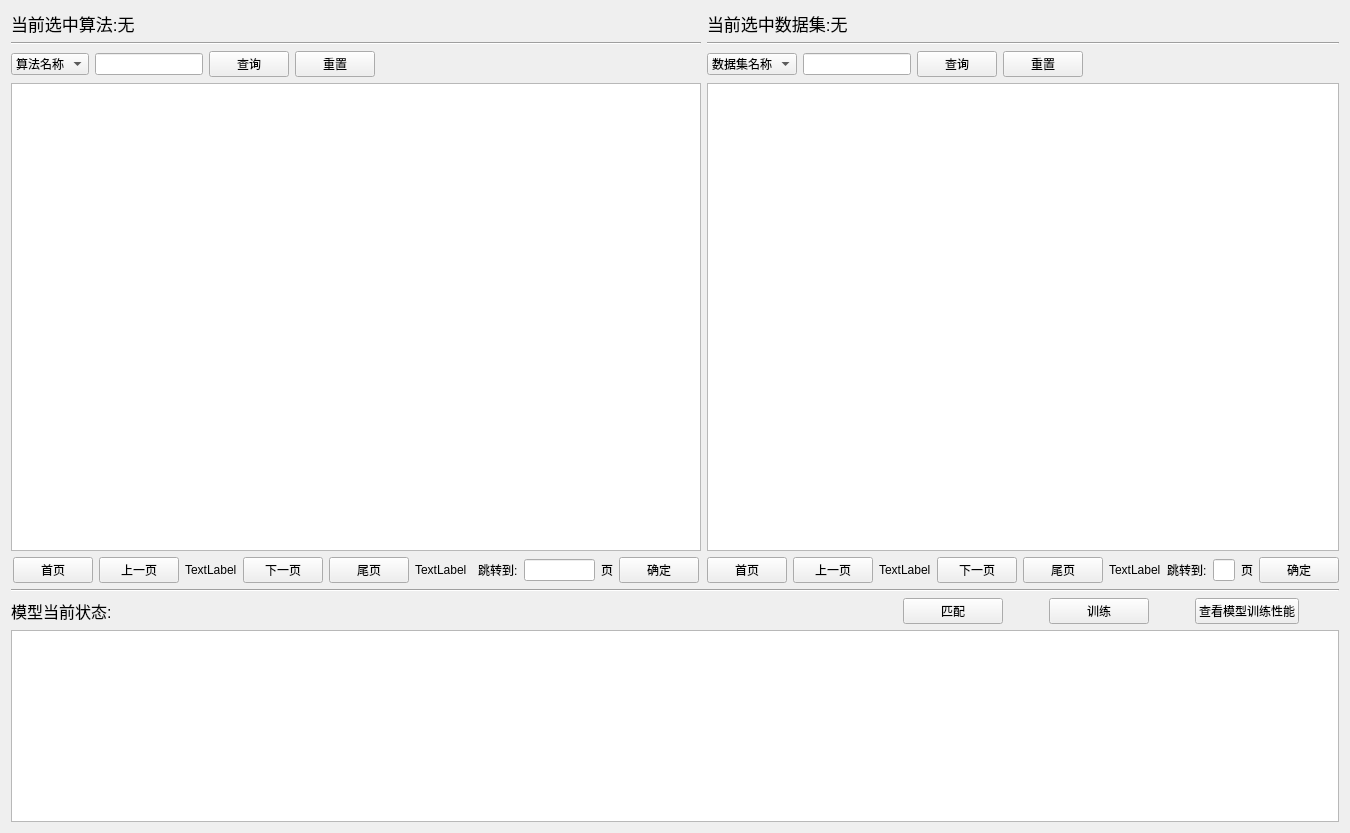
<?xml version="1.0" encoding="UTF-8"?>
<ui version="4.0">
 <class>Trainning</class>
 <widget class="QWidget" name="Trainning">
  <property name="geometry">
   <rect>
    <x>0</x>
    <y>0</y>
    <width>1350</width>
    <height>833</height>
   </rect>
  </property>
  <property name="windowTitle">
   <string>Form</string>
  </property>
  <layout class="QVBoxLayout" name="verticalLayout_3">
   <item>
    <layout class="QHBoxLayout" name="horizontalLayout" stretch="3,1">
     <item>
      <layout class="QVBoxLayout" name="verticalLayout">
       <item>
        <widget class="QLabel" name="label_algname">
         <property name="font">
          <font>
           <pointsize>13</pointsize>
          </font>
         </property>
         <property name="text">
          <string>当前选中算法:无</string>
         </property>
        </widget>
       </item>
       <item>
        <widget class="Line" name="line">
         <property name="orientation">
          <enum>Qt::Horizontal</enum>
         </property>
        </widget>
       </item>
       <item>
        <layout class="QHBoxLayout" name="horizontalLayout_3">
         <item>
          <widget class="QComboBox" name="comboBox">
           <property name="sizePolicy">
            <sizepolicy hsizetype="Fixed" vsizetype="Fixed">
             <horstretch>0</horstretch>
             <verstretch>0</verstretch>
            </sizepolicy>
           </property>
           <item>
            <property name="text">
             <string>算法名称</string>
            </property>
           </item>
           <item>
            <property name="text">
             <string>算法类型</string>
            </property>
           </item>
          </widget>
         </item>
         <item>
          <widget class="QLineEdit" name="lineEdit">
           <property name="sizePolicy">
            <sizepolicy hsizetype="Fixed" vsizetype="Fixed">
             <horstretch>0</horstretch>
             <verstretch>0</verstretch>
            </sizepolicy>
           </property>
          </widget>
         </item>
         <item>
          <widget class="QPushButton" name="pushButton">
           <property name="sizePolicy">
            <sizepolicy hsizetype="Fixed" vsizetype="Fixed">
             <horstretch>0</horstretch>
             <verstretch>0</verstretch>
            </sizepolicy>
           </property>
           <property name="text">
            <string>查询</string>
           </property>
          </widget>
         </item>
         <item>
          <widget class="QPushButton" name="pushButton_11">
           <property name="text">
            <string>重置</string>
           </property>
          </widget>
         </item>
         <item>
          <spacer name="horizontalSpacer_3">
           <property name="orientation">
            <enum>Qt::Horizontal</enum>
           </property>
           <property name="sizeType">
            <enum>QSizePolicy::Expanding</enum>
           </property>
           <property name="sizeHint" stdset="0">
            <size>
             <width>40</width>
             <height>20</height>
            </size>
           </property>
          </spacer>
         </item>
        </layout>
       </item>
       <item>
        <widget class="QTableWidget" name="algorithm_tableWidget"/>
       </item>
       <item>
        <layout class="QHBoxLayout" name="horizontalLayout_4">
         <item>
          <spacer name="horizontalSpacer_12">
           <property name="orientation">
            <enum>Qt::Horizontal</enum>
           </property>
           <property name="sizeHint" stdset="0">
            <size>
             <width>40</width>
             <height>20</height>
            </size>
           </property>
          </spacer>
         </item>
         <item>
          <widget class="QPushButton" name="pushButton_2">
           <property name="text">
            <string>首页</string>
           </property>
          </widget>
         </item>
         <item>
          <widget class="QPushButton" name="pushButton_3">
           <property name="text">
            <string>上一页</string>
           </property>
          </widget>
         </item>
         <item>
          <widget class="QLabel" name="label_3">
           <property name="text">
            <string>TextLabel</string>
           </property>
          </widget>
         </item>
         <item>
          <widget class="QPushButton" name="pushButton_4">
           <property name="text">
            <string>下一页</string>
           </property>
          </widget>
         </item>
         <item>
          <widget class="QPushButton" name="pushButton_5">
           <property name="text">
            <string>尾页</string>
           </property>
          </widget>
         </item>
         <item>
          <widget class="QLabel" name="label">
           <property name="text">
            <string>TextLabel</string>
           </property>
          </widget>
         </item>
         <item>
          <spacer name="horizontalSpacer_13">
           <property name="orientation">
            <enum>Qt::Horizontal</enum>
           </property>
           <property name="sizeHint" stdset="0">
            <size>
             <width>40</width>
             <height>20</height>
            </size>
           </property>
          </spacer>
         </item>
         <item>
          <spacer name="horizontalSpacer_4">
           <property name="orientation">
            <enum>Qt::Horizontal</enum>
           </property>
           <property name="sizeHint" stdset="0">
            <size>
             <width>40</width>
             <height>20</height>
            </size>
           </property>
          </spacer>
         </item>
         <item>
          <widget class="QLabel" name="label_7">
           <property name="text">
            <string>跳转到:</string>
           </property>
          </widget>
         </item>
         <item>
          <widget class="QLineEdit" name="lineEdit_4"/>
         </item>
         <item>
          <widget class="QLabel" name="label_8">
           <property name="text">
            <string>页</string>
           </property>
          </widget>
         </item>
         <item>
          <widget class="QPushButton" name="pushButton_13">
           <property name="text">
            <string>确定</string>
           </property>
          </widget>
         </item>
         <item>
          <spacer name="horizontalSpacer_14">
           <property name="orientation">
            <enum>Qt::Horizontal</enum>
           </property>
           <property name="sizeHint" stdset="0">
            <size>
             <width>40</width>
             <height>20</height>
            </size>
           </property>
          </spacer>
         </item>
        </layout>
       </item>
      </layout>
     </item>
     <item>
      <layout class="QVBoxLayout" name="verticalLayout_2">
       <item>
        <widget class="QLabel" name="label_setname">
         <property name="font">
          <font>
           <pointsize>13</pointsize>
          </font>
         </property>
         <property name="text">
          <string>当前选中数据集:无</string>
         </property>
        </widget>
       </item>
       <item>
        <widget class="Line" name="line_2">
         <property name="orientation">
          <enum>Qt::Horizontal</enum>
         </property>
        </widget>
       </item>
       <item>
        <layout class="QHBoxLayout" name="horizontalLayout_6">
         <item>
          <widget class="QComboBox" name="comboBox_2">
           <item>
            <property name="text">
             <string>数据集名称</string>
            </property>
           </item>
          </widget>
         </item>
         <item>
          <widget class="QLineEdit" name="lineEdit_2">
           <property name="sizePolicy">
            <sizepolicy hsizetype="Fixed" vsizetype="Fixed">
             <horstretch>0</horstretch>
             <verstretch>0</verstretch>
            </sizepolicy>
           </property>
          </widget>
         </item>
         <item>
          <widget class="QPushButton" name="pushButton_10">
           <property name="text">
            <string>查询</string>
           </property>
          </widget>
         </item>
         <item>
          <widget class="QPushButton" name="pushButton_12">
           <property name="text">
            <string>重置</string>
           </property>
          </widget>
         </item>
         <item>
          <spacer name="horizontalSpacer">
           <property name="orientation">
            <enum>Qt::Horizontal</enum>
           </property>
           <property name="sizeType">
            <enum>QSizePolicy::Expanding</enum>
           </property>
           <property name="sizeHint" stdset="0">
            <size>
             <width>40</width>
             <height>20</height>
            </size>
           </property>
          </spacer>
         </item>
        </layout>
       </item>
       <item>
        <widget class="QTableWidget" name="trainset_tableWidget"/>
       </item>
       <item>
        <layout class="QHBoxLayout" name="horizontalLayout_5">
         <item>
          <spacer name="horizontalSpacer_15">
           <property name="orientation">
            <enum>Qt::Horizontal</enum>
           </property>
           <property name="sizeHint" stdset="0">
            <size>
             <width>40</width>
             <height>20</height>
            </size>
           </property>
          </spacer>
         </item>
         <item>
          <widget class="QPushButton" name="pushButton_6">
           <property name="text">
            <string>首页</string>
           </property>
          </widget>
         </item>
         <item>
          <widget class="QPushButton" name="pushButton_7">
           <property name="text">
            <string>上一页</string>
           </property>
          </widget>
         </item>
         <item>
          <widget class="QLabel" name="label_4">
           <property name="text">
            <string>TextLabel</string>
           </property>
          </widget>
         </item>
         <item>
          <widget class="QPushButton" name="pushButton_8">
           <property name="text">
            <string>下一页</string>
           </property>
          </widget>
         </item>
         <item>
          <widget class="QPushButton" name="pushButton_9">
           <property name="text">
            <string>尾页</string>
           </property>
          </widget>
         </item>
         <item>
          <widget class="QLabel" name="label_2">
           <property name="text">
            <string>TextLabel</string>
           </property>
          </widget>
         </item>
         <item>
          <spacer name="horizontalSpacer_16">
           <property name="orientation">
            <enum>Qt::Horizontal</enum>
           </property>
           <property name="sizeHint" stdset="0">
            <size>
             <width>40</width>
             <height>20</height>
            </size>
           </property>
          </spacer>
         </item>
         <item>
          <spacer name="horizontalSpacer_5">
           <property name="orientation">
            <enum>Qt::Horizontal</enum>
           </property>
           <property name="sizeHint" stdset="0">
            <size>
             <width>40</width>
             <height>20</height>
            </size>
           </property>
          </spacer>
         </item>
         <item>
          <widget class="QLabel" name="label_9">
           <property name="text">
            <string>跳转到:</string>
           </property>
          </widget>
         </item>
         <item>
          <widget class="QLineEdit" name="lineEdit_5"/>
         </item>
         <item>
          <widget class="QLabel" name="label_10">
           <property name="text">
            <string>页</string>
           </property>
          </widget>
         </item>
         <item>
          <widget class="QPushButton" name="pushButton_14">
           <property name="text">
            <string>确定</string>
           </property>
          </widget>
         </item>
         <item>
          <spacer name="horizontalSpacer_17">
           <property name="orientation">
            <enum>Qt::Horizontal</enum>
           </property>
           <property name="sizeHint" stdset="0">
            <size>
             <width>40</width>
             <height>20</height>
            </size>
           </property>
          </spacer>
         </item>
        </layout>
       </item>
      </layout>
     </item>
    </layout>
   </item>
   <item>
    <widget class="Line" name="line_3">
     <property name="orientation">
      <enum>Qt::Horizontal</enum>
     </property>
    </widget>
   </item>
   <item>
    <layout class="QHBoxLayout" name="horizontalLayout_2">
     <item>
      <widget class="QLabel" name="label_model_state">
       <property name="font">
        <font>
         <pointsize>12</pointsize>
        </font>
       </property>
       <property name="text">
        <string>模型当前状态:</string>
       </property>
      </widget>
     </item>
     <item>
      <widget class="QPushButton" name="pushButton_15">
       <property name="enabled">
        <bool>true</bool>
       </property>
       <property name="sizePolicy">
        <sizepolicy hsizetype="Fixed" vsizetype="Fixed">
         <horstretch>0</horstretch>
         <verstretch>0</verstretch>
        </sizepolicy>
       </property>
       <property name="minimumSize">
        <size>
         <width>100</width>
         <height>0</height>
        </size>
       </property>
       <property name="text">
        <string>匹配</string>
       </property>
      </widget>
     </item>
     <item>
      <spacer name="horizontalSpacer_2">
       <property name="orientation">
        <enum>Qt::Horizontal</enum>
       </property>
       <property name="sizeType">
        <enum>QSizePolicy::Fixed</enum>
       </property>
       <property name="sizeHint" stdset="0">
        <size>
         <width>40</width>
         <height>20</height>
        </size>
       </property>
      </spacer>
     </item>
     <item>
      <widget class="QPushButton" name="trainbtn">
       <property name="sizePolicy">
        <sizepolicy hsizetype="Minimum" vsizetype="Fixed">
         <horstretch>0</horstretch>
         <verstretch>0</verstretch>
        </sizepolicy>
       </property>
       <property name="maximumSize">
        <size>
         <width>100</width>
         <height>16777215</height>
        </size>
       </property>
       <property name="text">
        <string>训练</string>
       </property>
      </widget>
     </item>
     <item>
      <spacer name="horizontalSpacer_6">
       <property name="orientation">
        <enum>Qt::Horizontal</enum>
       </property>
       <property name="sizeType">
        <enum>QSizePolicy::Fixed</enum>
       </property>
       <property name="sizeHint" stdset="0">
        <size>
         <width>40</width>
         <height>20</height>
        </size>
       </property>
      </spacer>
     </item>
     <item>
      <widget class="QPushButton" name="pushButton_16">
       <property name="sizePolicy">
        <sizepolicy hsizetype="Fixed" vsizetype="Fixed">
         <horstretch>0</horstretch>
         <verstretch>0</verstretch>
        </sizepolicy>
       </property>
       <property name="text">
        <string>查看模型训练性能</string>
       </property>
      </widget>
     </item>
     <item>
      <spacer name="horizontalSpacer_7">
       <property name="orientation">
        <enum>Qt::Horizontal</enum>
       </property>
       <property name="sizeType">
        <enum>QSizePolicy::Fixed</enum>
       </property>
       <property name="sizeHint" stdset="0">
        <size>
         <width>40</width>
         <height>20</height>
        </size>
       </property>
      </spacer>
     </item>
    </layout>
   </item>
   <item>
    <widget class="QPlainTextEdit" name="editTrainOutput">
     <property name="sizePolicy">
      <sizepolicy hsizetype="Preferred" vsizetype="Preferred">
       <horstretch>0</horstretch>
       <verstretch>0</verstretch>
      </sizepolicy>
     </property>
     <property name="font">
      <font>
       <family>Arial</family>
       <pointsize>16</pointsize>
      </font>
     </property>
    </widget>
   </item>
  </layout>
 </widget>
 <resources/>
 <connections/>
</ui>
